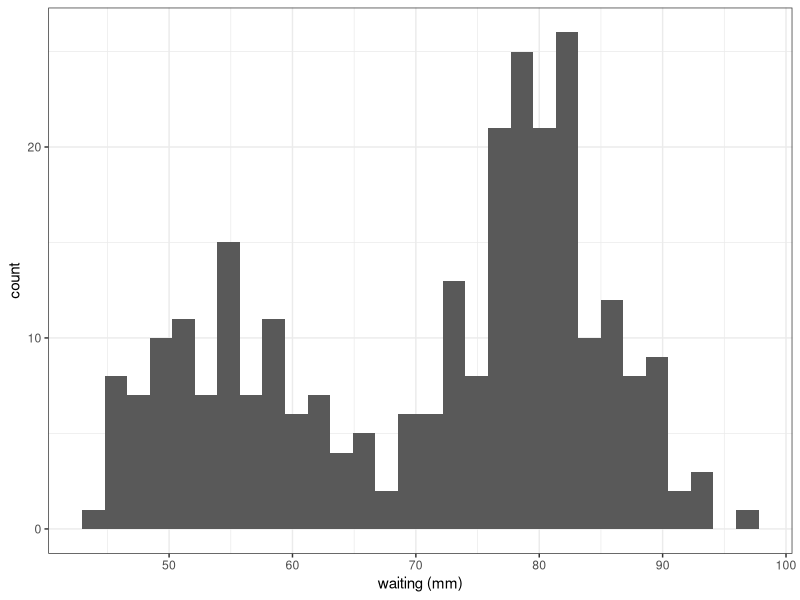
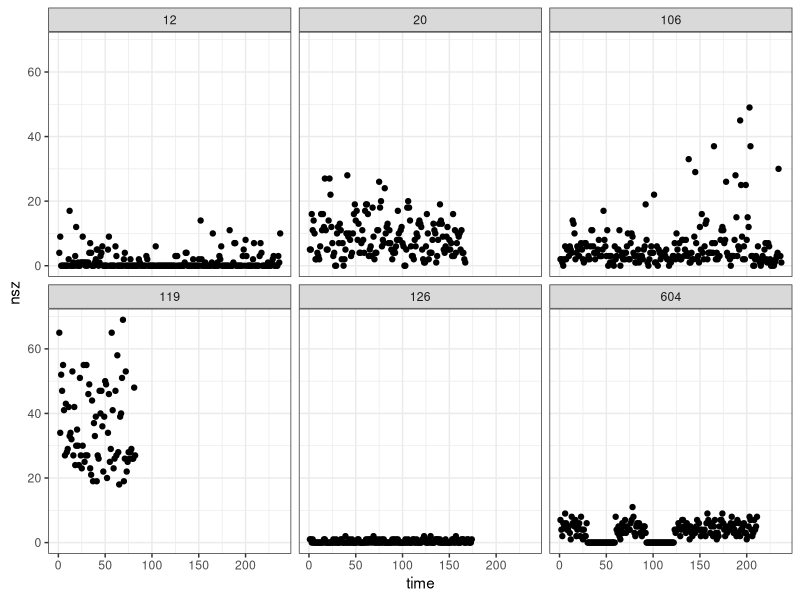

Generate these figures, in order, with R:
## ---- chunk 1
library(tidyverse)
theme_set(theme_bw())
## ---- chunk 2
data("faithful")
faithful %>% 
  ggplot() + aes(x=waiting) + geom_histogram() + xlab("waiting (mm)")
## ---- chunk 3
seizures <- readr::read_csv('../../data/seizures.csv')
seizures %>% 
  ggplot() + aes(x = time, y = nsz) + geom_point() + facet_wrap( ~ id)
